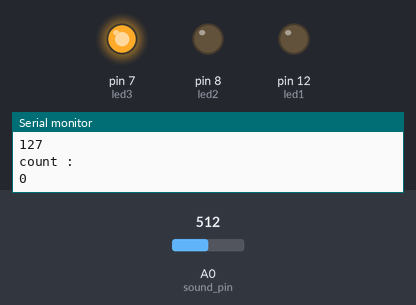
The sketch below on a simulated Arduino Uno, built with avr-gcc and run on an emulated ATmega328P. On the bench: output pins drawn as LEDs (lit = HIGH), the last lines printed to the serial monitor. Inputs (shaded band) come from the test bench; at power-on: A0 (sound_pin) = 512.

Above: at 1.2 s.
1.3 s: A0 (sound_pin) set to 790
3.4 s: A0 (sound_pin) set to 816
At 6.1 s:
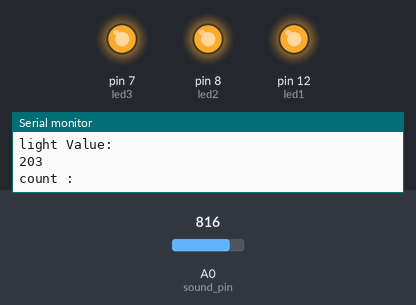
6.4 s: A0 (sound_pin) set to 6
7.9 s: A0 (sound_pin) set to 3
At 9.3 s:
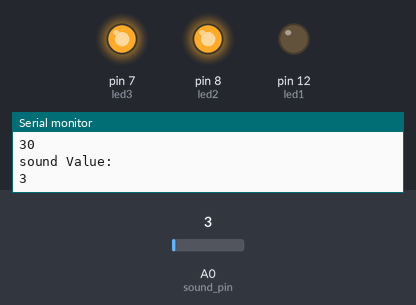
10.9 s: A0 (sound_pin) set to 20
At 11.3 s:
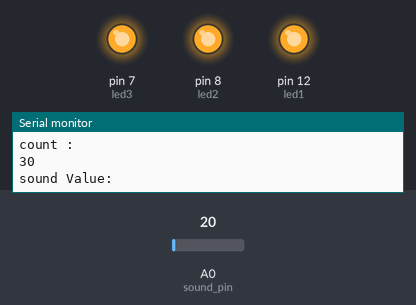
Timing chart, 0 to 13.4 s (numbered marks = the images above; inputs shaded):
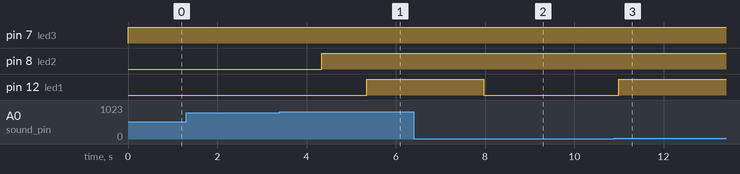

The sketch:

quiz_sensor_sound.ino
```cpp
int sound_pin = A0;
int led1 = 12;
int led2 = 8;
int led3 = 7;


int count = 0;
int led_pin = led3;
void setup() {
  // put your setup code here, to run once:
  Serial.begin(9600);
  pinMode(led1,OUTPUT);
  pinMode(led2,OUTPUT);
  pinMode(led3,OUTPUT);
}

void loop() {
  // put your main code here, to run repeatedly:
  int sound_value = analogRead(sound_pin);


  if(sound_value >= 800){
    count++;
    }

  if(count>=0 && count<10){
    led_pin = led3;
    }else if(count >= 10 && count <20){
      led_pin = led2;
    }else if(count >=20 && count <30){
      led_pin = led1;
    }else{

      }
  int light_value = map(sound_value,0,1023,0,255);
  digitalWrite(led_pin,light_value);
  Serial.println("sound Value: ");
  Serial.println(sound_value);

  Serial.println("light Value: ");
  Serial.println(light_value);
  Serial.println("count : ");
  Serial.println(count);

  delay(100);

}
```

Measured:
- the behaviour switches between 799 and 800 on A0 (sound_pin) (found by bisection; images 0 and 1)
- the behaviour switches between 5 and 4 on A0 (sound_pin) (found by bisection; images 1 and 2)
- after the input at 3.4 s, pin 8 (led2): LOW → HIGH after 0.94 s; pin 12 (led1): LOW → HIGH after 2.0 s
- after the input at 7.9 s, pin 12 (led1): HIGH → LOW after 0.07 s
- after the input at 10.9 s, pin 12 (led1): LOW → HIGH after 0.10 s
